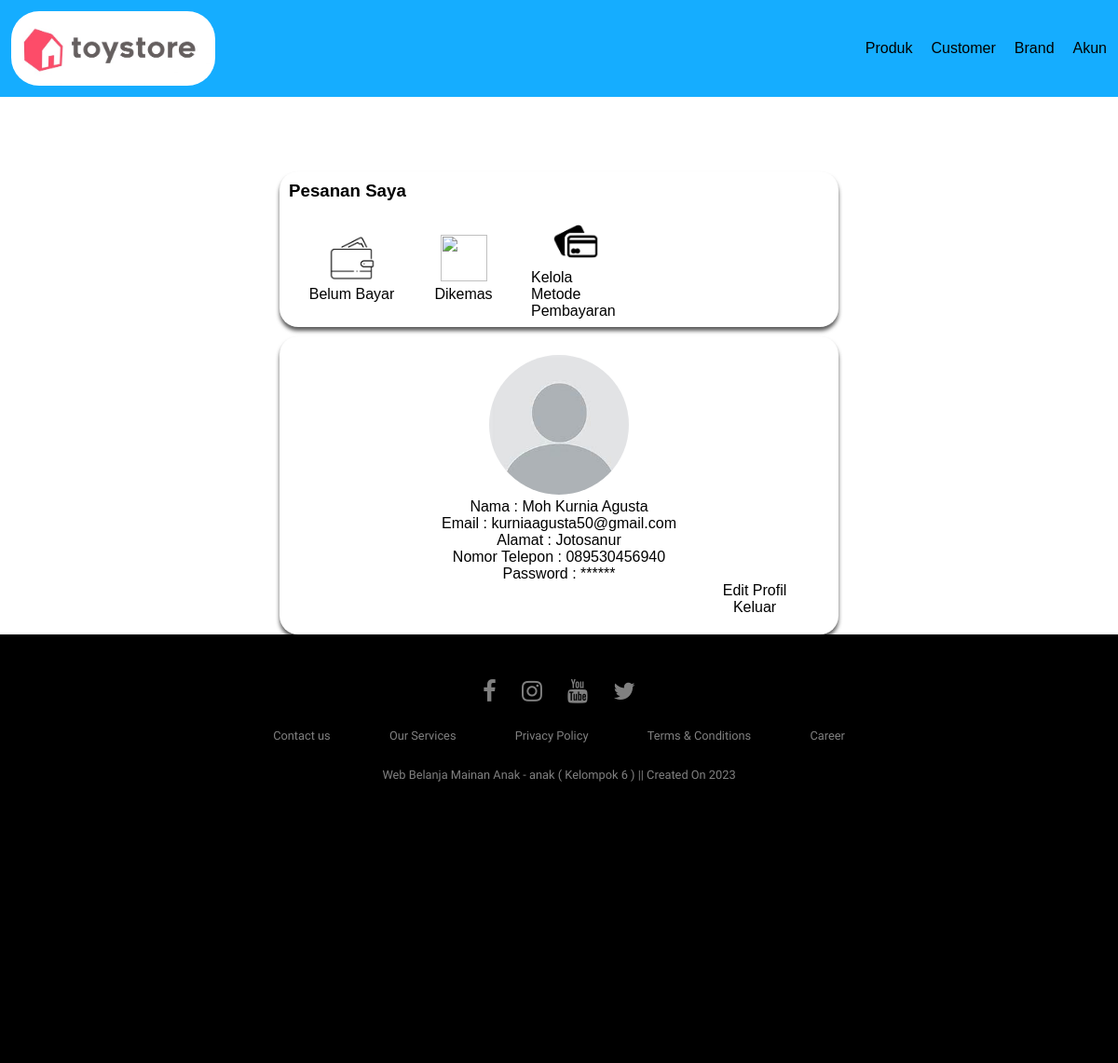
/app/user/user_account.php (signed in), run on the app's committed database.
### tables this page shows
CREATE TABLE `user` (
  `USER_ID` varchar(12) NOT NULL,
  `USER_EMAIL` varchar(255) NOT NULL,
  `USER_NAME` varchar(50) NOT NULL,
  `USER_ADDRESS` varchar(255) NOT NULL,
  `USER_PHONE` text NOT NULL,
  `USER_PASSWORD` text NOT NULL,
  `USER_PASS` text DEFAULT NULL
);

### app/database.php (called while the page is built, shortened)
<?php
	function getAllData($table, $id) {
		try{
			$statement = DB->prepare("SELECT * FROM $table where ".strtoupper($table)."_ID = :id");
			$statement->bindValue(':id',$id);
			$statement->execute();
			return $statement->fetchAll(PDO::FETCH_ASSOC);
		}
		catch(PDOException $err){
			echo $err->getMessage();
		}
	}
?>

### app/user/user_account.php (the view, shortened to what this page needs)
<?php
    require("../database.php");
?>
<!DOCTYPE html>
<html lang="en">
<head>
	<link rel="stylesheet" href="https://cdnjs.cloudflare.com/ajax/libs/font-awesome/4.7.0/css/font-awesome.min.css">
    <link rel="stylesheet" href="../../assets/css/style.css">
</head>
<body>
	<?php include("../../assets/inc/navbar.inc") ?>
    <div class="pesanan_user">
        <h3>Pesanan Saya</h3>
        <div class="pesanan_user_inner">
            <a href="Belum_Bayar.php">
            <div class="icon">
                <img src="../../assets/images/icon/dompet.png">
                <span>Belum Bayar</span>
            </div>
            </a>
            <a href="Telah_Bayar.php">
            <div class="icon">
                <img src="../../assets/images/icon/box.png">
                <span>Dikemas</span>
            </div>
            </a>
            <a href="Kelola_Metode_Pembayaran.php">
            <div class="icon">
                <img src="../../assets/images/icon/card.png">
                <span>Kelola Metode Pembayaran</span>
            </div>
            </a>
        </div>
    </div>
    <div class="user_account_container">
            <?php $a = getAllData('user', $_SESSION["id"]);?>
            <div class="user_content">
                <img class="profile" src="../../fahmi/profile.jpg">
                <p>Nama : <?php echo $a[0]["USER_NAME"];?></p>
                <p>Email : <?php echo $a[0]["USER_EMAIL"];?> </p>
                <p>Alamat : <?php echo $a[0]["USER_ADDRESS"];?> </p>
                <p>Nomor Telepon : <?php echo $a[0]["USER_PHONE"];?> </p>
                <p>Password : ****** </p>
                <a href="edit.php">Edit Profil</a>
                <a href="logout.php">Keluar</a>
            </div>
        </div>
        <?php include("../../assets/inc/footer.inc");?>
    </body>
</html>

### assets/css/style.css (style rules this page uses)
* { margin: 0; padding: 0; }
body { font-family: 'Gill Sans', 'Gill Sans MT', Calibri, 'Trebuchet MS', sans-serif; }
a { text-decoration: none; }
.pesanan_user { display: flex; flex-direction: column; border-radius: 20px; box-shadow: 0px 4px 4px 0px rgb(91, 91, 91); width: 50%; margin-left: 25%; margin-bottom: 10px; margin-top: 10px; }
.pesanan_user h3 { margin: 10px; }
.pesanan_user div { margin: 10px; }
.pesanan_user_inner { display: flex; }
.pesanan_user_inner div { display: flex; flex-direction: column; justify-content: center; align-items: center; margin: 5px; margin-left: 20px; color: #000; }
.pesanan_user img { width: 50px; height: 50px; margin-bottom: 5px; }
.user_account_container { border-radius: 20px; box-shadow: 0px 4px 4px 0px rgb(91, 91, 91); align-items: center; width: 50%; margin-left: 25%; }
.user_content a { margin-left: 75%; color:#000; }
.user_content { flex: 1; padding: 20px; text-align: center; }
.profile { border-radius: 50%; width: 150px; height: 150px; }
.icon { width: 95px; height: 95px; }
.icon span { word-wrap: break-word; }

### data on the page
user: USER_NAME "Moh Kurnia Agusta", USER_EMAIL "kurniaagusta50@gmail.com", USER_ADDRESS "Jotosanur", USER_PHONE "089530456940"
